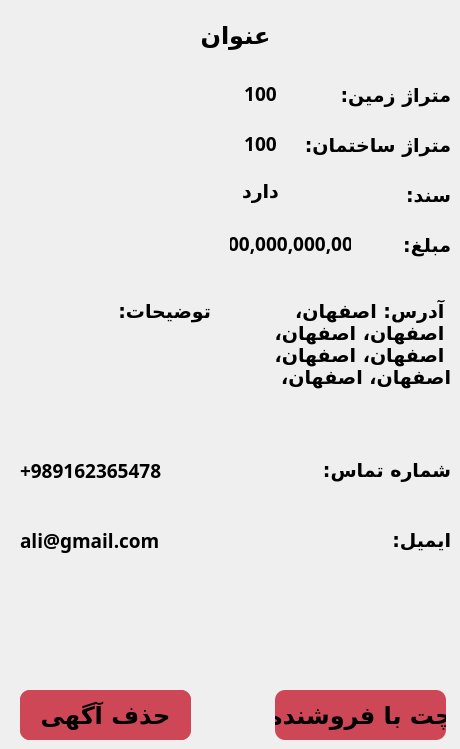
    <widget class="QWidget" name="page_Details_LandOldProperty">
     <widget class="QLabel" name="label_detail_lop_total_price">
      <property name="geometry">
       <rect>
        <x>230</x>
        <y>230</y>
        <width>121</width>
        <height>31</height>
       </rect>
      </property>
      <property name="font">
       <font>
        <family>B Nazanin</family>
        <pointsize>14</pointsize>
        <weight>75</weight>
        <bold>true</bold>
       </font>
      </property>
      <property name="text">
       <string>100,000,000,000</string>
      </property>
      <property name="alignment">
       <set>Qt::AlignHCenter|Qt::AlignTop</set>
      </property>
      <property name="wordWrap">
       <bool>true</bool>
      </property>
     </widget>
     <widget class="QLabel" name="label_72">
      <property name="geometry">
       <rect>
        <x>320</x>
        <y>450</y>
        <width>131</width>
        <height>41</height>
       </rect>
      </property>
      <property name="font">
       <font>
        <family>B Nazanin</family>
        <pointsize>14</pointsize>
        <weight>75</weight>
        <bold>true</bold>
       </font>
      </property>
      <property name="text">
       <string>شماره تماس:</string>
      </property>
      <property name="alignment">
       <set>Qt::AlignLeading|Qt::AlignLeft|Qt::AlignVCenter</set>
      </property>
      <property name="wordWrap">
       <bool>true</bool>
      </property>
     </widget>
     <widget class="QLabel" name="label_detail_lop_total_price_text">
      <property name="geometry">
       <rect>
        <x>360</x>
        <y>230</y>
        <width>91</width>
        <height>31</height>
       </rect>
      </property>
      <property name="font">
       <font>
        <family>B Nazanin</family>
        <pointsize>14</pointsize>
        <weight>75</weight>
        <bold>true</bold>
       </font>
      </property>
      <property name="text">
       <string>مبلغ:</string>
      </property>
      <property name="alignment">
       <set>Qt::AlignLeading|Qt::AlignLeft|Qt::AlignVCenter</set>
      </property>
      <property name="wordWrap">
       <bool>true</bool>
      </property>
     </widget>
     <widget class="QLabel" name="label_74">
      <property name="geometry">
       <rect>
        <x>290</x>
        <y>180</y>
        <width>161</width>
        <height>31</height>
       </rect>
      </property>
      <property name="font">
       <font>
        <family>B Nazanin</family>
        <pointsize>14</pointsize>
        <weight>75</weight>
        <bold>true</bold>
       </font>
      </property>
      <property name="text">
       <string>سند:</string>
      </property>
      <property name="alignment">
       <set>Qt::AlignLeading|Qt::AlignLeft|Qt::AlignVCenter</set>
      </property>
      <property name="wordWrap">
       <bool>true</bool>
      </property>
     </widget>
     <widget class="QLabel" name="label_detail_lop_land_area">
      <property name="geometry">
       <rect>
        <x>230</x>
        <y>80</y>
        <width>61</width>
        <height>31</height>
       </rect>
      </property>
      <property name="font">
       <font>
        <family>B Nazanin</family>
        <pointsize>14</pointsize>
        <weight>75</weight>
        <bold>true</bold>
       </font>
      </property>
      <property name="text">
       <string>100</string>
      </property>
      <property name="alignment">
       <set>Qt::AlignHCenter|Qt::AlignTop</set>
      </property>
      <property name="wordWrap">
       <bool>true</bool>
      </property>
     </widget>
     <widget class="QLabel" name="label_57">
      <property name="geometry">
       <rect>
        <x>290</x>
        <y>130</y>
        <width>161</width>
        <height>31</height>
       </rect>
      </property>
      <property name="font">
       <font>
        <family>B Nazanin</family>
        <pointsize>14</pointsize>
        <weight>75</weight>
        <bold>true</bold>
       </font>
      </property>
      <property name="text">
       <string>متراژ ساختمان:</string>
      </property>
      <property name="alignment">
       <set>Qt::AlignLeading|Qt::AlignLeft|Qt::AlignVCenter</set>
      </property>
      <property name="wordWrap">
       <bool>true</bool>
      </property>
     </widget>
     <widget class="QLabel" name="label_detail_lop_build_area">
      <property name="geometry">
       <rect>
        <x>230</x>
        <y>130</y>
        <width>61</width>
        <height>31</height>
       </rect>
      </property>
      <property name="font">
       <font>
        <family>B Nazanin</family>
        <pointsize>14</pointsize>
        <weight>75</weight>
        <bold>true</bold>
       </font>
      </property>
      <property name="text">
       <string>100</string>
      </property>
      <property name="alignment">
       <set>Qt::AlignHCenter|Qt::AlignTop</set>
      </property>
      <property name="wordWrap">
       <bool>true</bool>
      </property>
     </widget>
     <widget class="QLabel" name="label_detail_lop_description">
      <property name="geometry">
       <rect>
        <x>10</x>
        <y>300</y>
        <width>201</width>
        <height>121</height>
       </rect>
      </property>
      <property name="font">
       <font>
        <family>B Nazanin</family>
        <pointsize>14</pointsize>
        <weight>75</weight>
        <bold>true</bold>
       </font>
      </property>
      <property name="text">
       <string>توضیحات:</string>
      </property>
      <property name="alignment">
       <set>Qt::AlignLeading|Qt::AlignLeft|Qt::AlignTop</set>
      </property>
      <property name="wordWrap">
       <bool>true</bool>
      </property>
     </widget>
     <widget class="QLabel" name="label_detail_lop_deed">
      <property name="geometry">
       <rect>
        <x>230</x>
        <y>180</y>
        <width>61</width>
        <height>31</height>
       </rect>
      </property>
      <property name="font">
       <font>
        <family>B Nazanin</family>
        <pointsize>14</pointsize>
        <weight>75</weight>
        <bold>true</bold>
       </font>
      </property>
      <property name="text">
       <string>دارد</string>
      </property>
      <property name="alignment">
       <set>Qt::AlignHCenter|Qt::AlignTop</set>
      </property>
      <property name="wordWrap">
       <bool>true</bool>
      </property>
     </widget>
     <widget class="QPushButton" name="pushButton_detail_lop_report">
      <property name="geometry">
       <rect>
        <x>20</x>
        <y>690</y>
        <width>171</width>
        <height>50</height>
       </rect>
      </property>
      <property name="font">
       <font>
        <family>B Nazanin</family>
        <pointsize>18</pointsize>
        <weight>75</weight>
        <bold>true</bold>
       </font>
      </property>
      <property name="cursor">
       <cursorShape>PointingHandCursor</cursorShape>
      </property>
      <property name="styleSheet">
       <string notr="true">background-color: #CE4757;
border-style: solid;
border-color: black;
border-width: 0px;
border-radius: 10px;</string>
      </property>
      <property name="text">
       <string>گزارش آگهی</string>
      </property>
     </widget>
     <widget class="QLabel" name="label_58">
      <property name="geometry">
       <rect>
        <x>290</x>
        <y>80</y>
        <width>161</width>
        <height>31</height>
       </rect>
      </property>
      <property name="font">
       <font>
        <family>B Nazanin</family>
        <pointsize>14</pointsize>
        <weight>75</weight>
        <bold>true</bold>
       </font>
      </property>
      <property name="text">
       <string>متراژ زمین:</string>
      </property>
      <property name="alignment">
       <set>Qt::AlignLeading|Qt::AlignLeft|Qt::AlignVCenter</set>
      </property>
      <property name="wordWrap">
       <bool>true</bool>
      </property>
     </widget>
     <widget class="QLabel" name="label_detail_lop_email">
      <property name="geometry">
       <rect>
        <x>20</x>
        <y>520</y>
        <width>291</width>
        <height>41</height>
       </rect>
      </property>
      <property name="font">
       <font>
        <family>B Nazanin</family>
        <pointsize>14</pointsize>
        <weight>75</weight>
        <bold>true</bold>
       </font>
      </property>
      <property name="layoutDirection">
       <enum>Qt::LeftToRight</enum>
      </property>
      <property name="text">
       <string>ali@gmail.com</string>
      </property>
      <property name="alignment">
       <set>Qt::AlignLeading|Qt::AlignLeft|Qt::AlignVCenter</set>
      </property>
      <property name="wordWrap">
       <bool>true</bool>
      </property>
     </widget>
     <widget class="QLabel" name="label_75">
      <property name="geometry">
       <rect>
        <x>320</x>
        <y>520</y>
        <width>131</width>
        <height>41</height>
       </rect>
      </property>
      <property name="font">
       <font>
        <family>B Nazanin</family>
        <pointsize>14</pointsize>
        <weight>75</weight>
        <bold>true</bold>
       </font>
      </property>
      <property name="text">
       <string>ایمیل:</string>
      </property>
      <property name="alignment">
       <set>Qt::AlignLeading|Qt::AlignLeft|Qt::AlignVCenter</set>
      </property>
      <property name="wordWrap">
       <bool>true</bool>
      </property>
     </widget>
     <widget class="QPushButton" name="pushButton_detail_lop_chat">
      <property name="geometry">
       <rect>
        <x>275</x>
        <y>690</y>
        <width>171</width>
        <height>50</height>
       </rect>
      </property>
      <property name="font">
       <font>
        <family>B Nazanin</family>
        <pointsize>18</pointsize>
        <weight>75</weight>
        <bold>true</bold>
       </font>
      </property>
      <property name="cursor">
       <cursorShape>PointingHandCursor</cursorShape>
      </property>
      <property name="styleSheet">
       <string notr="true">background-color: #CE4757;
border-style: solid;
border-color: black;
border-width: 0px;
border-radius: 10px;</string>
      </property>
      <property name="text">
       <string>چت با فروشنده</string>
      </property>
     </widget>
     <widget class="QLabel" name="label_detail_lop_title">
      <property name="geometry">
       <rect>
        <x>20</x>
        <y>10</y>
        <width>431</width>
        <height>51</height>
       </rect>
      </property>
      <property name="font">
       <font>
        <family>B Nazanin</family>
        <pointsize>18</pointsize>
        <weight>75</weight>
        <bold>true</bold>
       </font>
      </property>
      <property name="text">
       <string>عنوان</string>
      </property>
      <property name="alignment">
       <set>Qt::AlignCenter</set>
      </property>
      <property name="wordWrap">
       <bool>true</bool>
      </property>
     </widget>
     <widget class="QLabel" name="label_detail_lop_phone">
      <property name="geometry">
       <rect>
        <x>20</x>
        <y>450</y>
        <width>291</width>
        <height>41</height>
       </rect>
      </property>
      <property name="font">
       <font>
        <family>B Nazanin</family>
        <pointsize>14</pointsize>
        <weight>75</weight>
        <bold>true</bold>
       </font>
      </property>
      <property name="layoutDirection">
       <enum>Qt::LeftToRight</enum>
      </property>
      <property name="text">
       <string>+989162365478</string>
      </property>
      <property name="alignment">
       <set>Qt::AlignLeading|Qt::AlignLeft|Qt::AlignVCenter</set>
      </property>
      <property name="wordWrap">
       <bool>true</bool>
      </property>
     </widget>
     <widget class="QLabel" name="label_detail_lop_full_address">
      <property name="geometry">
       <rect>
        <x>230</x>
        <y>300</y>
        <width>221</width>
        <height>121</height>
       </rect>
      </property>
      <property name="font">
       <font>
        <family>B Nazanin</family>
        <pointsize>14</pointsize>
        <weight>75</weight>
        <bold>true</bold>
       </font>
      </property>
      <property name="text">
       <string>آدرس: اصفهان، اصفهان، اصفهان، اصفهان، اصفهان، اصفهان، اصفهان، </string>
      </property>
      <property name="alignment">
       <set>Qt::AlignLeading|Qt::AlignLeft|Qt::AlignTop</set>
      </property>
      <property name="wordWrap">
       <bool>true</bool>
      </property>
     </widget>
     <widget class="QLabel" name="label_detail_lop_photo">
      <property name="geometry">
       <rect>
        <x>20</x>
        <y>80</y>
        <width>200</width>
        <height>200</height>
       </rect>
      </property>
      <property name="text">
       <string/>
      </property>
      <property name="pixmap">
       <pixmap resource="resources.qrc">:/images/default.jpg</pixmap>
      </property>
      <property name="scaledContents">
       <bool>true</bool>
      </property>
      <property name="alignment">
       <set>Qt::AlignCenter</set>
      </property>
     </widget>
     <widget class="QPushButton" name="pushButton_detail_lop_delete">
      <property name="geometry">
       <rect>
        <x>20</x>
        <y>690</y>
        <width>171</width>
        <height>50</height>
       </rect>
      </property>
      <property name="font">
       <font>
        <family>B Nazanin</family>
        <pointsize>18</pointsize>
        <weight>75</weight>
        <bold>true</bold>
       </font>
      </property>
      <property name="cursor">
       <cursorShape>PointingHandCursor</cursorShape>
      </property>
      <property name="styleSheet">
       <string notr="true">background-color: #CE4757;
border-style: solid;
border-color: black;
border-width: 0px;
border-radius: 10px;</string>
      </property>
      <property name="text">
       <string>حذف آگهی</string>
      </property>
     </widget>
    </widget>
